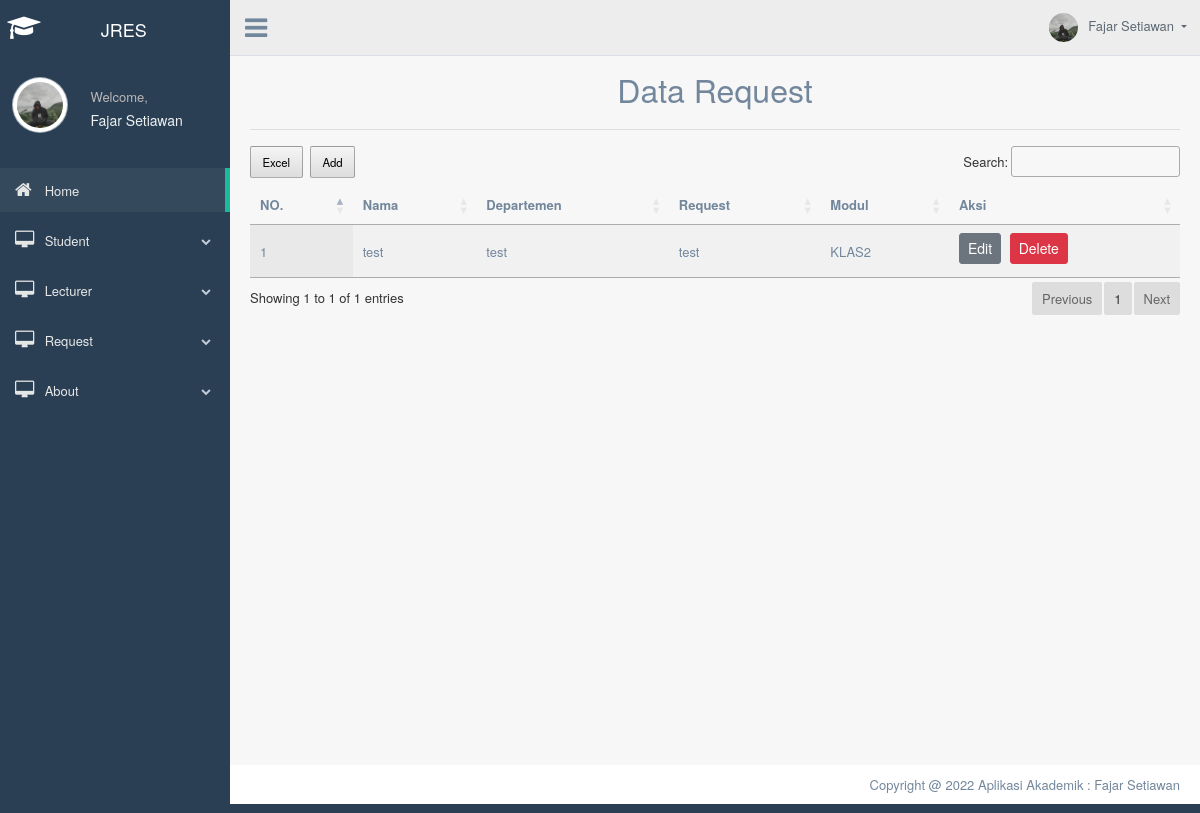
Page /index.php?page=tampil_request (signed in) on the committed database.
### tables this page shows
CREATE TABLE `request` (
  `id` int(11) NOT NULL,
  `nama` varchar(255) DEFAULT NULL,
  `departemen` varchar(255) DEFAULT NULL,
  `request` varchar(255) DEFAULT NULL,
  `modul` varchar(255) DEFAULT NULL,
  `created_by` varchar(255) DEFAULT NULL,
  `created_date` datetime DEFAULT NULL,
  `modified_by` varchar(255) DEFAULT NULL,
  `modified_date` datetime DEFAULT NULL
);

CREATE TABLE `module` (
  `id` int(11) NOT NULL,
  `module_name` varchar(255) DEFAULT NULL
);

### tampilRequest.php (the view, shortened to what this page needs)
<?php
include('config.php');
?>
	<div class="container" style="margin-top:20px">
		<center><font size="6">Data Request</font></center>
		<hr>
		<div class="table-responsive">
		<table id="example" class="display" style="width:100%">
			<thead>
				<tr>
					<th>NO.</th>
					<th>Nama</th>
					<th>Departemen</th>
					<th>Request</th>
                    <th>Modul</th>
					<th>Aksi</th>
				</tr>
			</thead>
			<tbody>
				<?php
				$query = "SELECT r.id, r.nama, r.departemen, r.request, r.modul, m.module_name
							FROM request r
							LEFT JOIN module m ON r.modul = m.id
							ORDER BY r.id DESC";
				$sql = mysqli_query($koneksi, $query) or die(mysqli_error($koneksi));
				if(mysqli_num_rows($sql) > 0){
					$no = 1;
					while($data = mysqli_fetch_assoc($sql)){
						echo '
						<tr>
							<td>'.$no.'</td>
							<td>'.$data['nama'].'</td>
							<td>'.$data['departemen'].'</td>
							<td>'.$data['request'].'</td>
                            <td>'.$data['module_name'].'</td>
							<td>
								<a href="index.php?page=edit_request&id='.$data['id'].'" class="btn btn-secondary btn-sm">Edit</a>
								<a href="deleteRequest.php?id='.$data['id'].'" class="btn btn-danger btn-sm" onclick="return confirm(\'Yakin ingin menghapus data ini?\')">Delete</a>
							</td>
						</tr>
						';
						$no++;
					}
				}else{
					echo '
					<tr>
						<td colspan="6">Tidak ada data.</td>
					</tr>
					';
				}
				?>
		</table>
	</div>
	</div>

### rows in the picture
request: nama "test", departemen "test", request "test", module.module_name "KLAS2"
